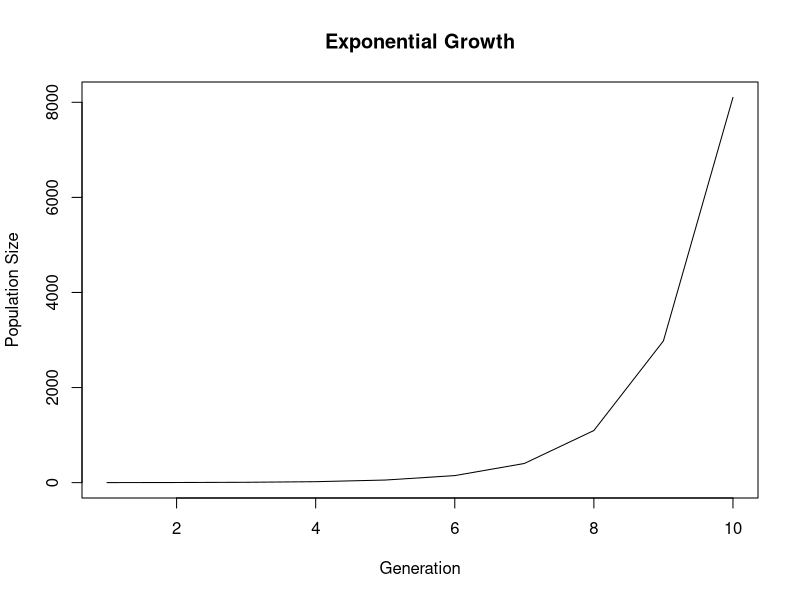

Generate this figure with R:
#!/usr/bin/env Rscript

# File: browse.R
# Author: Georgina Chow georgina.chow20@imperial.ac.uk
# Date: Oct 2024
# Description: Script simulates exponential growth using basic growth model and
#              demonstrates use of the `browser()` function for debugging.
#              Also includes a plot of the growth over generations.

# Usage:
# Run this script from an R session or command line.
# Example usage in R:
#   source("browse.R")
#   Exponential()  
# Runs the exponential growth model and enters the debugger at each generation
#   plot(Exponential(), type = "l", main = "Exponential growth")
# Plots the growth model output

# Dependencies:
#   Uses base R functions only; no additional packages are required.

### Debugging and `browser()` ### 
# - `browser()` function pauses execution & provides environment for debugging.
#       Use  to inspect variables & debug code inside loops or functions.
#       Avoid leaving `browser()` in production code; 
#       instead, use it only during development.
# - Or move scripts with `browser()` to a dedicated sandbox or debug directory.



# Exponential growth function with debugging
Exponential <- function(N0 = 1, r = 1, generations = 10) {
    # Simulates exponential growth over `generations`.
    # Returns: a vector of length generations 

    N <- rep(NA, generations) # Preallocate a vector to store population sizes

    N[1] <- N0 # Set inital population size 
    
    for (t in 2:generations) {
        N[t] <- N[t-1] * exp(r) # Calculate population for generation `t`
        #browser()
    }

    return(N) # Return the vector of population sizes
}


# Example Usage:
# Generate and plot the results of the Exponential function
result <- Exponential() # Runs the model and pauses at each step
plot(result, type = "l", main = "Exponential Growth", 
    xlab = "Generation", ylab = "Population Size")
